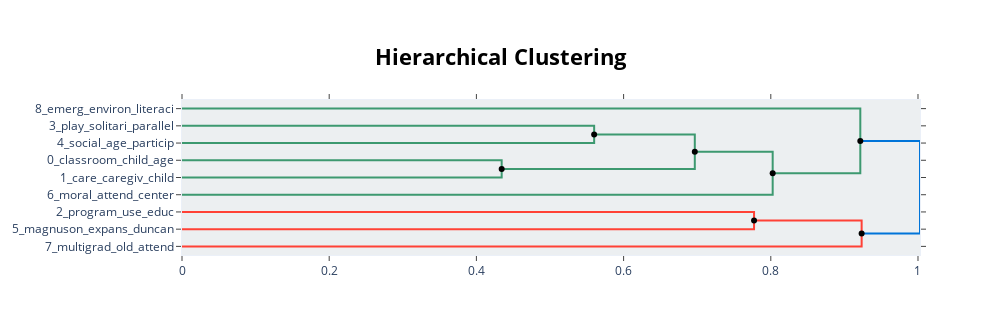

Notebook code for this chart:
### Markdown cell above
# 6. Visualize Topic Hierarchy¶
The topics that were created can be hierarchically reduced. In order to understand the potential hierarchical structure of the topics, we can use scipy.cluster.hierarchy to create clusters and visualize how they relate to one another. We can also see what happens to the topic representations when merging topics.

### Code cell
hierarchical_topics = topic_model.hierarchical_topics(df['text_clean'])
topic_model.visualize_hierarchy(hierarchical_topics=hierarchical_topics)

### Figure 1 — Plotly figure (JSON) as saved in the notebook; plotly's stock layout.template omitted (floating-point values rounded to 4 significant figures)
{"data": [{"hoverinfo": "text", "marker": {"color": "rgb(61,153,112)"}, "mode": "lines", "text": ["play_solitari_parallel_age_mix", "", "", "social_age_particip_group_same"], "type": "scatter", "x": [0.0, 0.56, 0.56, 0.0], "xaxis": "x", "y": [-15.0, -15.0, -25.0, -25.0], "yaxis": "y"}, {"hoverinfo": "text", "marker": {"color": "rgb(61,153,112)"}, "mode": "lines", "text": ["classroom_child_age_peer_teacher", "", "", "care_caregiv_child_qualiti_group"], "type": "scatter", "x": [0.0, 0.4343, 0.4343, 0.0], "xaxis": "x", "y": [-35.0, -35.0, -45.0, -45.0], "yaxis": "y"}, {"hoverinfo": "text", "marker": {"color": "rgb(61,153,112)"}, "mode": "lines", "text": ["play_age_social_mix_group", "", "", "child_classroom_age_studi_interact"], "type": "scatter", "x": [0.56, 0.6967, 0.6967, 0.4343], "xaxis": "x", "y": [-20.0, -20.0, -40.0, -40.0], "yaxis": "y"}, {"hoverinfo": "text", "marker": {"color": "rgb(61,153,112)"}, "mode": "lines", "text": ["child_age_classroom_studi_mix", "", "", "moral_attend_center_care_understand"], "type": "scatter", "x": [0.6967, 0.8026, 0.8026, 0.0], "xaxis": "x", "y": [-30.0, -30.0, -55.0, -55.0], "yaxis": "y"}, {"hoverinfo": "text", "marker": {"color": "rgb(61,153,112)"}, "mode": "lines", "text": ["emerg_environ_literaci_physic_outcom", "", "", "child_age_classroom_studi_mix"], "type": "scatter", "x": [0.0, 0.9216, 0.9216, 0.8026], "xaxis": "x", "y": [-5.0, -5.0, -42.5, -42.5], "yaxis": "y"}, {"hoverinfo": "text", "marker": {"color": "rgb(255,65,54)"}, "mode": "lines", "text": ["program_use_educ_digit_pleas", "", "", "magnuson_expans_duncan_last_critic"], "type": "scatter", "x": [0.0, 0.7772, 0.7772, 0.0], "xaxis": "x", "y": [-65.0, -65.0, -75.0, -75.0], "yaxis": "y"}, {"hoverinfo": "text", "marker": {"color": "rgb(255,65,54)"}, "mode": "lines", "text": ["program_educ_childhood_earli_expans", "", "", "multigrad_old_attend_year_class"], "type": "scatter", "x": [0.7772, 0.9234, 0.9234, 0.0], "xaxis": "x", "y": [-70.0, -70.0, -85.0, -85.0], "yaxis": "y"}, {"hoverinfo": "text", "marker": {"color": "rgb(0,116,217)"}, "mode": "lines", "text": ["child_age_classroom_studi_mix", "", "", "program_year_earli_educ_childhood"], "type": "scatter", "x": [0.9216, 1.003, 1.003, 0.9234], "xaxis": "x", "y": [-23.75, -23.75, -77.5, -77.5], "yaxis": "y"}, {"hoverinfo": "text", "hovertext": ["play_age_social_mix_group", "child_age_classroom_studi_mix", "program_educ_childhood_earli_expans", "child_age_classroom_studi_mix"], "marker": {"color": "black"}, "mode": "markers", "showlegend": false, "type": "scatter", "x": [0.56, 0.6967, 0.7772, 0.9216], "y": [-20, -30, -70, -23.75]}, {"hoverinfo": "text", "hovertext": ["child_classroom_age_studi_interact", "child_age_classroom_studi_mix", "program_year_earli_educ_childhood"], "marker": {"color": "black"}, "mode": "markers", "showlegend": false, "type": "scatter", "x": [0.4343, 0.8026, 0.9234], "y": [-40, -42.5, -77.5]}], "layout": {"autosize": false, "height": 335, "hoverlabel": {"bgcolor": "white", "font": {"family": "Rockwell", "size": 16}}, "hovermode": "closest", "plot_bgcolor": "#ECEFF1", "showlegend": false, "title": {"font": {"color": "Black", "size": 22}, "text": "<b>Hierarchical Clustering</b>", "x": 0.5, "xanchor": "center", "yanchor": "top"}, "width": 1000, "xaxis": {"mirror": "allticks", "rangemode": "tozero", "showgrid": false, "showline": true, "showticklabels": true, "ticks": "outside", "type": "linear", "zeroline": false}, "yaxis": {"mirror": "allticks", "range": [-90, 0], "rangemode": "tozero", "showgrid": false, "showline": true, "showticklabels": true, "tickmode": "array", "ticks": "outside", "ticktext": ["8_emerg_environ_literaci", "3_play_solitari_parallel", "4_social_age_particip", "0_classroom_child_age", "1_care_caregiv_child", "6_moral_attend_center", "2_program_use_educ", "5_magnuson_expans_duncan", "7_multigrad_old_attend"], "tickvals": [-5, -15, -25, -35, -45, -55, -65, -75, -85], "type": "linear", "zeroline": false}}}
